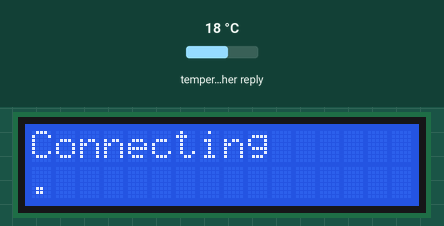
This sketch was run on a simulated ESP8266 (Wemos D1 mini). Shown: 16×2 character LCD. The test bench sets the inputs (shaded band); at power-on: temperature in the weather reply 18 °C. WiFi joins after 1.5 s; servers stay silent unless stated; EEPROM starts erased; web services answer with replies made up by the test bench; what the sketch prints to the serial monitor is not drawn.

Above: at 0.6 s.
At 1.8 s:
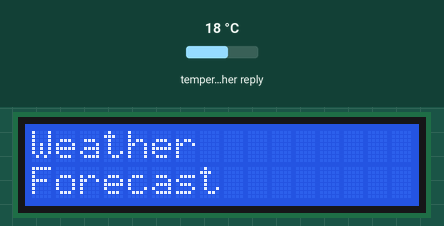
At 4.8 s:
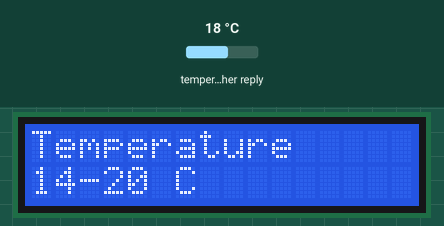
At 7.8 s:
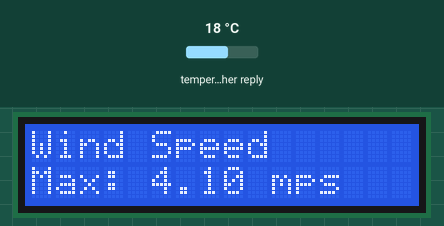
At 10.8 s:
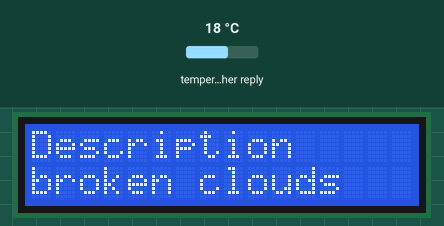

The sketch:

weather_wemos.ino
```cpp
/*
 *  Weather wemos
 *
 *  Gets the weather info from openweathermap by sending a get request.
 *  Parses the response and stores all usefuil info into variables.
 *  This is done by taking into acount 3 forecasts of the next 3 hour timespans.
 *  Calculates the info to show to the LCD display.
 *  The display swaps screens and loops to show the info.
 *
 *  The circuit:
 *  * A Liquid Crystal Dislay similar to the one referenced here https://www.arduino.cc/en/Tutorial/LiquidCrystalDisplay
 *  * I used a Wemos D1 R2 as a board with the ESP-8266EX microcotroller,
 *    but the code will probably the code will work with anything having a WiFi module. ( https://www.wemos.cc/product/d1.html )
 *
 *  Author: Konstantinos Egkarchos
 *  Created at 10/03/2017
 *  Project home: https://bitbucket.org/konsnos/arduino_wifi_weather
 */
#include <LiquidCrystal.h>
#include <ESP8266WiFi.h>
#include <ESP8266HTTPClient.h>
#include <ESP8266WebServer.h>
#include <EEPROM.h>

// initialize the library with the numbers of the interface pins
LiquidCrystal lcd(D7, D6, D4, D3, D2, D1);
const byte contrastPin = D5;

const short screenDelay = 3000;

const int EEPROM_SIZE = 512;

/**** Weather variables according to openweathermap ( http://openweathermap.org/forecast5 ) ****/
// if samplesLength changes, also change the cnt variable in the request.
const byte samplesLength = 3;
short tmpsMin[samplesLength];
short tmpsMax[samplesLength];
char descriptions[samplesLength][17];
float wndSpds[samplesLength];
float rainmm[samplesLength];
float snowmm[samplesLength];

short tmpMin;
short tmpMax;
float wndSpd;
float rainTotal;
float snowTotal;
/**** END WEATHER VARIABLES ****/

ESP8266WebServer server(80);
boolean serverInitialised;
// True when connectted to wifi. If false then it's only server.
boolean connectedToWiFi;
const char* WIFI_SERVER_NAME = "Weather_For";
boolean showingServerScreen;

// A sample openweathermap.org request url
// It is useful to add the cnt=3 variable to the url to make the string returned, shorter.
// Remember to change the cnt variable according to the variable samplesLength.
const char* weatherForecastURL = "http://api.openweathermap.org/data/2.5/forecast?lat=";
const char* weatherForLon = "&lon=";
const char* weatherForAppId = "&units=metric&cnt=3&appid=";
/***** END WIFI VARIABLES ******/

byte screenCount;
byte currentScreenDisplaying;

void setup()
{
  // debug
  connectedToWiFi = false;
  serverInitialised = false;
  showingServerScreen = false;
  Serial.begin(9600);

  EEPROM.begin(EEPROM_SIZE);

  setupLCD();
  setupWiFi();
  requestWeather();

  calculateWeather();

  currentScreenDisplaying = -1; // -1 to show 0 first
}

void loop()
{
  // handles both access point and client servers.
  server.handleClient();

  if(connectedToWiFi)
  {
    showingServerScreen = false;

    showScreen(getScreen());

    delay(screenDelay);
  }
  else
  {
    if(!showingServerScreen)
      showServerScreen();

    showingServerScreen = true;
  }
}

byte getScreen()
{
  for(;;) // infinite loop until a screen is found
  {
    currentScreenDisplaying++;

    if(currentScreenDisplaying >= screenCount)
      currentScreenDisplaying = 0;

    switch(currentScreenDisplaying)
    {
      case 0: // title
      case 1: // temperature
      case 2: // wind speed
      case 5: // description
      case 6: // description
      case 7: // description
        return currentScreenDisplaying;
      case 3: // rain
        if(rainTotal > 0) // if there is rain show it. else ignore it
          return currentScreenDisplaying;
        break;
      case 4:
        if(snowTotal > 0) // if there is rain show it. else ignore it
          return currentScreenDisplaying;
        break;
      default:
        Serial.println("current Screen Displaying error");
        return 0;
    }
  }
}

const byte descriptionsInitialScreen = 5;
void showScreen(byte currentScreen)
{
  //Serial.println("Display: " + (String)currentScreen);

  switch(currentScreen)
  {
    case 0:
      showTitle();
      break;
    case 1:
      showTemperature();
      break;
    case 2:
      showWindSpeed();
      break;
    case 3:
      showTotalRainVolume();
      break;
    case 4:
      showTotalSnowVolume();
      break;
    case 5:
    case 6:
    case 7:
      showDescription(currentScreen);
      break;
    default:
      Serial.println("currentScreen error");
      break;
  }
}

/// Prints server name and IP
void showServerScreen()
{
  lcd.clear();
  lcd.print(WIFI_SERVER_NAME);
  lcd.setCursor(0, 1);
  lcd.print(WiFi.softAPIP());
}

void showTitle()
{
  lcd.clear();
  lcd.print("Weather");
  lcd.setCursor(0, 1);
  lcd.print("Forecast");
}

void showTemperature()
{
  lcd.clear();
  lcd.print("Temperature");
  lcd.setCursor(0, 1);
  lcd.print(tmpMin + (String)"-" + tmpMax + " C");
}

void showWindSpeed()
{
  lcd.clear();
  lcd.print("Wind Speed");
  lcd.setCursor(0, 1);
  lcd.print("Max: " + (String)wndSpd + " mps");
}

void showTotalRainVolume()
{
  lcd.clear();
  lcd.print("Rain Volume");
  lcd.setCursor(0, 1);
  lcd.print((String)rainTotal + " mm");
}

void showTotalSnowVolume()
{
  lcd.clear();
  lcd.print("Snow Volume");
  lcd.setCursor(0, 1);
  lcd.print((String)snowTotal + " mm");
}

void showDescription(int currentScreen)
{
  lcd.clear();
  lcd.print("Description");
  lcd.setCursor(0, 1);
  lcd.print(descriptions[currentScreen - descriptionsInitialScreen]);
}

/// Calculates weather variables to show.
/// Calculates screens for the display.
void calculateWeather()
{
  // calculate minimum temperature
  tmpMin = tmpsMin[0];
  for(byte i = 1;i<samplesLength;i++)
  {
    if(tmpsMin[i] < tmpMin)
      tmpMin = tmpsMin[i];
  }
  tmpMin = floor(tmpMin);

  // calculate maximum temperature
  tmpMax = tmpsMax[0];
  for(byte i = 1;i<samplesLength;i++)
  {
    if(tmpsMax[i] > tmpMax)
      tmpMax = tmpsMax[i];
  }
  tmpMax = ceil(tmpMax);

  // find fastest wind
  wndSpd = wndSpds[0];
  for (byte i = 1;i<samplesLength;i++)
  {
    if(wndSpds[i] > wndSpd)
      wndSpd = wndSpds[i];
  }

  // find total rain
  // if totalRain equals to 0 it will be ignored
  rainTotal = rainmm[0];
  for(byte i = 1;i<samplesLength;i++)
  {
    rainTotal += rainmm[i];
  }

  // find total snow
  // if totalSnow equals to 0 it will be ignored
  snowTotal = snowmm[0];
  for(byte i = 1;i<samplesLength;i++)
  {
    snowTotal += snowmm[i];
  }

  screenCount = 5;
  // remove duplicate descriptions
  byte offset = 0;
  for(byte i = 0;i<samplesLength;i++)
  {
    if(offset > 0)
    {
      strcpy(descriptions[i-offset], descriptions[i]);
    }

    if(descriptions[i][0] == (char)0)
    {
      offset++;
      continue;
    }

    for(byte j = i + 1;j<samplesLength;j++)
    {
      if(descriptions[j][0] != (char)0 && strcmp(descriptions[i], descriptions[j]) == 0)
      {
        descriptions[j][0] = (char)0;
      }
    }
  }
  screenCount += (samplesLength - offset);
}

void requestWeather()
{
  if(WiFi.status() == WL_CONNECTED)
  {
    HTTPClient http;

    // create the request url
    int addr = 0;
    readCharFromEEPROM(&addr);
    readCharFromEEPROM(&addr);
    char * latitude = readCharFromEEPROM(&addr);
    char * longitude = readCharFromEEPROM(&addr);
    char * apiKey = readCharFromEEPROM(&addr);

    String requestURL = (String)weatherForecastURL + latitude + weatherForLon + longitude + weatherForAppId + apiKey;

    http.begin(requestURL);
    short httpCode = http.GET();

    if(httpCode > 0)
    {
      setupWeather(http.getString());
    }
    else
    {
      Serial.println("request error");
      lcd.clear();
      lcd.print((String)"Error: " + httpCode);
      delay(100000);
    }
    http.end();
  }
}

void setupWiFi()
{
  Serial.println("wifi");

  showingServerScreen = false;
  int addr = 0;
  char * WIFI_SSID = readCharFromEEPROM(&addr);
  char * WIFI_PSWD = readCharFromEEPROM(&addr);

  /* Explicitly set the ESP8266 to be a WiFi-client, otherwise, it by default,
   would try to act as both a client and an access-point and could cause
   network-issues with your other WiFi-devices on your WiFi-network. */
  WiFi.mode(WIFI_STA);
  WiFi.begin(WIFI_SSID, WIFI_PSWD);
  lcd.clear();
  lcd.print("Connecting");
  lcd.setCursor(0, 1);

  byte countDelays = 0;
  while (WiFi.status() != WL_CONNECTED && countDelays < 10)  // wait for 5 seconds
  {
    countDelays++;
    delay(500);
    lcd.print(".");
  }

  free(WIFI_SSID);
  free(WIFI_PSWD);

  if(WiFi.status() != WL_CONNECTED)
  {
    // initiate server
    WiFi.softAP(WIFI_SERVER_NAME);
    Serial.println("");
    Serial.print("Server addr: ");
    Serial.println(WiFi.softAPIP());
    connectedToWiFi = false;
  }
  else
  {
    Serial.println("");
    Serial.print("Local addr: ");
    Serial.println(WiFi.localIP());
    connectedToWiFi = true;
  }

  if(!serverInitialised)
  {
    Serial.println("initialising server");
    server.on("/", handleRoot);
    server.on("/saveData", handleData);
    server.onNotFound(handleNotFound);
    server.begin();
    serverInitialised = true;
  }
}

void storeWeather(String weatherResponse, int index, int strStart, int strEnd)
{
  int nextComma;

  // get min temperature
  int tmpMinIndex = weatherResponse.indexOf("temp_min", strStart);
  if(tmpMinIndex > 0 && tmpMinIndex < strEnd)  // is valid tmp min
  {
    nextComma = weatherResponse.indexOf(",", tmpMinIndex);
    tmpsMin[index] = floor(weatherResponse.substring(tmpMinIndex+10, nextComma).toFloat());
  }
  else
  {
    Serial.println("min tmp error");
  }

  // get max temperature
  int tmpMaxIndex = weatherResponse.indexOf("temp_max", strStart);
  if(tmpMaxIndex > 0 && tmpMaxIndex < strEnd)
  {
    nextComma = weatherResponse.indexOf(",", tmpMaxIndex);
    tmpsMax[index] = ceil(weatherResponse.substring(tmpMaxIndex+10, nextComma).toFloat());
  }
  else
  {
    Serial.println("max tmp error");
  }

  // get descriptions
  int tmpDescription = weatherResponse.indexOf("description", strStart);
  if(tmpDescription > 0 && tmpDescription < strEnd)
  {
    nextComma = weatherResponse.indexOf(",", tmpDescription);
    strcpy(descriptions[index], weatherResponse.substring(tmpDescription+14, nextComma-1).c_str());
  }
  else
  {
    Serial.println("description error");
  }

  // get wind speed
  int tmpWndSpd = weatherResponse.indexOf("speed", strStart);
  if(tmpWndSpd > 0 && tmpWndSpd < strEnd)
  {
    nextComma = weatherResponse.indexOf(",", tmpWndSpd);
    wndSpds[index] = weatherResponse.substring(tmpWndSpd+7, nextComma).toFloat();
  }
  else
  {
    Serial.println("wind speed error");
  }

  // get rainmm
  int tmpRainmm = weatherResponse.indexOf("rain\":", strStart);
  if(tmpRainmm > 0 && tmpRainmm < strEnd) // valid rain
  {
    int tmpRain3h = weatherResponse.indexOf("3h", tmpRainmm);
    if(tmpRain3h > -1 && tmpRain3h < strEnd)  // 3h must exist
    {
      nextComma = weatherResponse.indexOf("}", tmpRain3h); // value has object ending.
      rainmm[index] = weatherResponse.substring(tmpRain3h+4, nextComma).toFloat();
    }
    else
    {
      rainmm[index] = 0;
    }
  }
  else
  {
    rainmm[index] = 0;
  }

  // get snowmm
  int tmpSnowmm = weatherResponse.indexOf("snow\":", strStart);
  if(tmpSnowmm > 0 && tmpSnowmm < strEnd) // valid rain
  {
    int tmpSnow3h = weatherResponse.indexOf("3h", tmpSnowmm);
    if(tmpSnow3h > -1 && tmpSnow3h < strEnd)  // 3h must exist
    {
      nextComma = weatherResponse.indexOf("}", tmpSnow3h); // value has object ending.
      snowmm[index] = weatherResponse.substring(tmpSnow3h+4, nextComma).toFloat();
    }
    else
    {
      snowmm[index] = 0;
    }
  }
  else
  {
    snowmm[index] = 0;
  }
}

void setupWeather(String weatherResponse)
{
  // FIRST VALUES
  const char* indexWord = "temp_min";
  byte indexWordLength = sizeof(indexWord);
  int index1;
  int index2;

  index1 = weatherResponse.indexOf(indexWord);
  index2 = weatherResponse.indexOf(indexWord, index1 + indexWordLength);
  storeWeather(weatherResponse, 0, index1, index2);
  // 2nd parse
  index1 = index2;
  index2 = weatherResponse.indexOf(indexWord, index1 + indexWordLength);
  storeWeather(weatherResponse, 1, index1, index2);
  // 3rd parse
  index1 = index2;
  index2 = weatherResponse.length();
  storeWeather(weatherResponse, 2, index1, index2);
}

void setupLCD()
{
  pinMode(contrastPin, OUTPUT);
  digitalWrite(contrastPin, LOW);

  // set up the LCD's number of columns and rows:
  lcd.begin(16, 2);
  // Print a message to the LCD.
  lcd.print("Initializing!");
}

// FUNCTIONS FOR SERVER
//root page can be accessed only if authentification is ok
void handleRoot()
{
  String msg = "Pass Credentials";
  String content = "<html><body><form action='/saveData' method='POST'>Provide credentials:<br>";
  content += "WiFi SSID:<input type='text' name='user' placeholder='user name'><br>";
  content += "WiFi Password:<input type='password' name='pass' placeholder='password'><br>";
  content += "Latitude:<input type='text' name='lat' placeholder='38.002047'><br>";
  content += "Longitude:<input type='text' name='longi' placeholder='23.723602'><br>";
  content += "Open WeatherMap API key:<input type='text' name='apiKey' placeholder='a651sdf65asd1f6a5sd1fg65df'><br>";
  content += "<input type='submit' name='SUBMIT' value='Submit'></form>" + msg + "<br>";
  server.send(200, "text/html", content);
}

/// Stores wifi username and password, latitude, longitude, and api key for openweathermap.
void handleData()
{
  if(server.hasArg("user") && server.hasArg("pass") && server.hasArg("lat") && server.hasArg("longi") && server.hasArg("apiKey"))
  {
    char* str;
    int addr = 0;

    server.arg("user").toCharArray(str, 40);
    writeToEEPROM(&addr, str);
    EEPROM.write(addr++, 0); // user written

    server.arg("pass").toCharArray(str, 40);
    writeToEEPROM(&addr, str);
    EEPROM.write(addr++, 0); // pass written

    server.arg("lat").toCharArray(str, 40);
    writeToEEPROM(&addr, str);
    EEPROM.write(addr++, 0); // pass latitude

    server.arg("longi").toCharArray(str, 40);
    writeToEEPROM(&addr, str);
    EEPROM.write(addr++, 0); // pass longitude

    server.arg("apiKey").toCharArray(str, 40);
    writeToEEPROM(&addr, str);
    EEPROM.write(addr++, 0); // pass longitude

    EEPROM.commit();

    setupWiFi();
  }
}

void handleNotFound()
{
  String message = "<html><body><H2>Page Not Found</H2><br><br>";
  message += "Back to <a href='/'>root</a>.<br><br></body></html>";
  server.send(404, "text/html", message);
}
// END FUNCTIONS FOR SERVER

// EEPROM FUNCTIONS


// writes variable to the permanent memory of the EEPROM
void writeToEEPROM(int * addr, char* str)
{
  for(byte i = 0;i<strlen(str);i++)
  {
    EEPROM.write((*addr)++, str[i]);
  }
}

// reads value until it finds 0 or 255 as value
char* readCharFromEEPROM(int * addr)
{
  char * str = (char *) malloc(40);
  byte i = 0;
  for (;i<40 && (*addr) < EEPROM_SIZE;i++)
  {
    byte value = EEPROM.read((*addr)++);
    if(value == 0 || value == 255)
      break;

    str[i] = char(value);
  }
  str[i] = 0;

  return str;
}
// END EEPROM FUNCTIONS
```

Measured:
- by itself, everything shown: repeats every 12.0 s, in 4 steps
- what the display in image 1 shows lasts 3.0 s, from 1.8 s to 4.8 s
